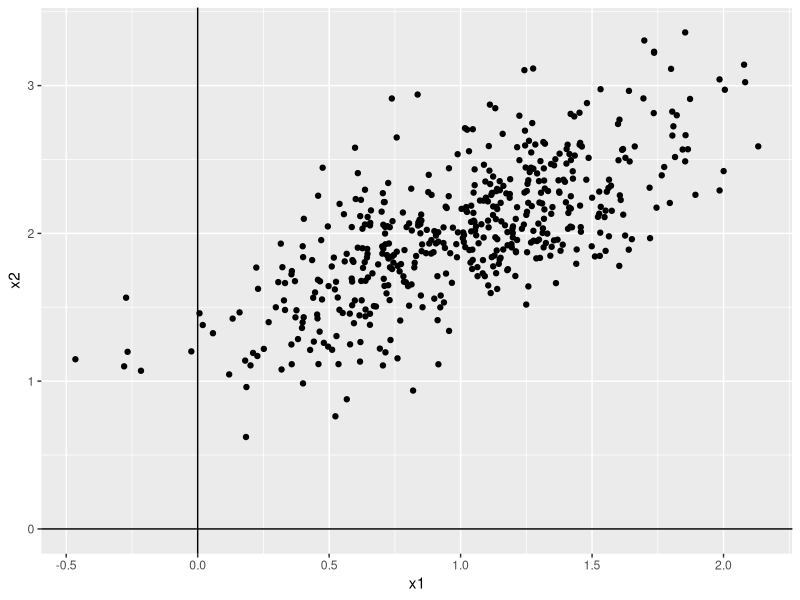

Write the R code that produced this figure. (Note: this script raises an error after producing the figure.)

# bivnorm_partition.R ----------------------------------------------------------

# bivariate normal example 



library("MASS")
library(mixtools)  #for ellipse

N <- 200 # Number of random samples
set.seed(123)
# Target parameters for univariate normal distributions
rho <- -0.6
mu1 <- 1; s1 <- 2
mu2 <- 1; s2 <- 8

# Parameters for bivariate normal distribution
mu <- c(mu1,mu2) # Mean
sigma <- matrix(c(s1^2, s1*s2*rho, s1*s2*rho, s2^2),
                2) # Covariance matrix

# Function to draw ellipse for bivariate normal data
ellipse_bvn <- function(bvn, alpha){
    Xbar <- apply(bvn,2,mean)
    S <- cov(bvn)
    ellipse(Xbar, S, alpha = alpha, col="red")
}

bvn1 <- mvrnorm(N, mu = mu, Sigma = sigma ) # from MASS package
colnames(bvn1) <- c("bvn1_X1","bvn1_X2")


# bivariate normal simulation --------------------------------------------------
# ------------------------------------------------------------------------------

library(ggplot2)

psi_biv = function(x_in, mu, Sigma) {
    # log-likelihood using the (posterior) samples
    return(dmvnorm(x_in, mu = mu, sigma = Sigma))
}

# covariance matrix: Sigma = (d / n) * Omega
# n >> d to make the distribution more concentrated

N = 500
d = 2
xi = d / 10
Omega = matrix(c(1, 0.7, 0.7, 1), nrow = 2)

# 
x_samp = mvrnorm(N, mu = c(1, 2), Sigma = xi * Omega) # stored row-wise




x_df = data.frame(x1 = x_samp[,1], x2 = x_samp[,2])

ggplot(x_df, aes(x1, x2)) + geom_point() + 
    geom_vline(aes(xintercept = 0)) + geom_hline(aes(yintercept = 0))


psi_u = psi_biv(x_in)
u_df = data.frame(x1 = x_in[,1], x2 = x_in[,2], psi_u = psi_u)


# (3) fit the decision tree

# (4) plot the partition over the parameter space: x1, x2

# (5) look at posterior distributions of mu, sigma_sq to see if there are more
#     partitions in areas of higher posterior probability

hist(x1)

hist(x2)
